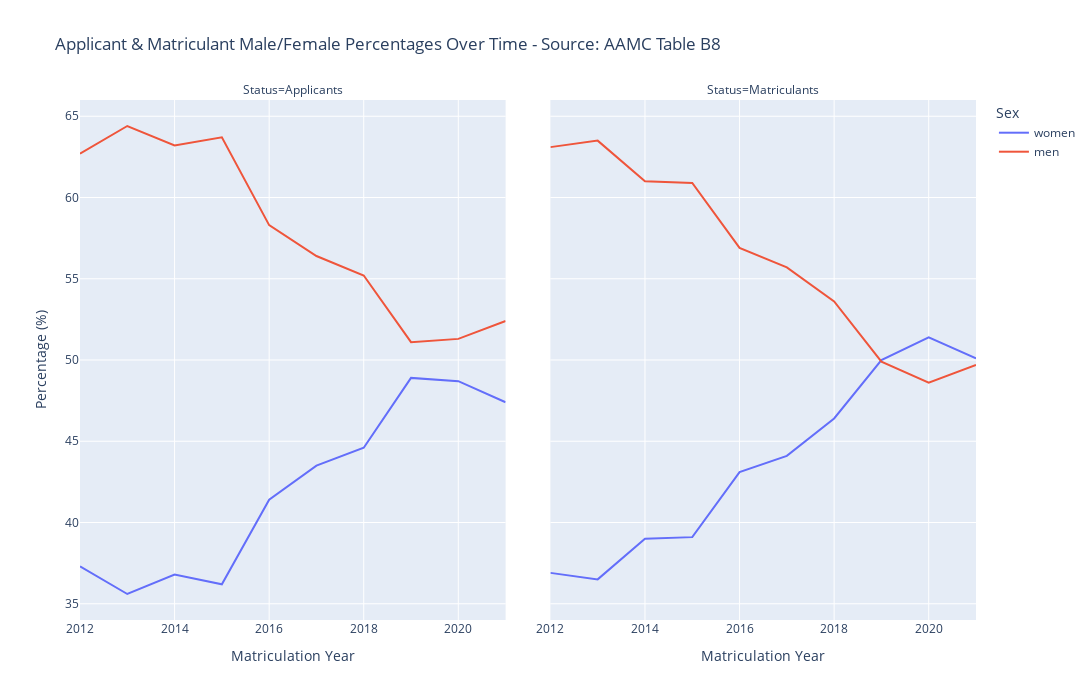

Notebook source saved alongside this figure:
### Code cell
fig = px.line(sexy, x="Matriculation Year", y="Percentage (%)", color="Sex", facet_col="Status", facet_col_spacing=0.05, width=1400, height=700,
              title="Applicant & Matriculant Male/Female Percentages Over Time - Source: AAMC Table B8")
fig.show()
fig.write_image(file="Male Female Percents.png")

### Figure 1 — Plotly figure (JSON) as saved in the notebook; plotly's stock layout.template omitted (floating-point values rounded to 4 significant figures)
{"data": [{"hovertemplate": "Sex=women<br>Status=Applicants<br>Matriculation Year=%{x}<br>Percentage (%)=%{y}<extra></extra>", "legendgroup": "women", "line": {"color": "#636efa", "dash": "solid"}, "mode": "lines", "name": "women", "orientation": "v", "showlegend": true, "type": "scatter", "x": [2012, 2013, 2014, 2015, 2016, 2017, 2018, 2019, 2020, 2021], "xaxis": "x", "y": [37.3, 35.6, 36.8, 36.2, 41.4, 43.5, 44.6, 48.9, 48.7, 47.4], "yaxis": "y"}, {"hovertemplate": "Sex=women<br>Status=Matriculants<br>Matriculation Year=%{x}<br>Percentage (%)=%{y}<extra></extra>", "legendgroup": "women", "line": {"color": "#636efa", "dash": "solid"}, "mode": "lines", "name": "women", "orientation": "v", "showlegend": false, "type": "scatter", "x": [2012, 2013, 2014, 2015, 2016, 2017, 2018, 2019, 2020, 2021], "xaxis": "x2", "y": [36.9, 36.5, 39, 39.1, 43.1, 44.1, 46.4, 50, 51.4, 50.1], "yaxis": "y2"}, {"hovertemplate": "Sex=men<br>Status=Applicants<br>Matriculation Year=%{x}<br>Percentage (%)=%{y}<extra></extra>", "legendgroup": "men", "line": {"color": "#EF553B", "dash": "solid"}, "mode": "lines", "name": "men", "orientation": "v", "showlegend": true, "type": "scatter", "x": [2012, 2013, 2014, 2015, 2016, 2017, 2018, 2019, 2020, 2021], "xaxis": "x", "y": [62.7, 64.4, 63.2, 63.7, 58.3, 56.4, 55.2, 51.1, 51.3, 52.4], "yaxis": "y"}, {"hovertemplate": "Sex=men<br>Status=Matriculants<br>Matriculation Year=%{x}<br>Percentage (%)=%{y}<extra></extra>", "legendgroup": "men", "line": {"color": "#EF553B", "dash": "solid"}, "mode": "lines", "name": "men", "orientation": "v", "showlegend": false, "type": "scatter", "x": [2012, 2013, 2014, 2015, 2016, 2017, 2018, 2019, 2020, 2021], "xaxis": "x2", "y": [63.1, 63.5, 61, 60.9, 56.9, 55.7, 53.6, 49.9, 48.6, 49.7], "yaxis": "y2"}], "layout": {"annotations": [{"font": {}, "showarrow": false, "text": "Status=Applicants", "x": 0.2375, "xanchor": "center", "xref": "paper", "y": 1, "yanchor": "bottom", "yref": "paper"}, {"font": {}, "showarrow": false, "text": "Status=Matriculants", "x": 0.7625, "xanchor": "center", "xref": "paper", "y": 1, "yanchor": "bottom", "yref": "paper"}], "height": 700, "legend": {"title": {"text": "Sex"}, "tracegroupgap": 0}, "title": {"text": "Applicant & Matriculant Male/Female Percentages Over Time - Source: AAMC Table B8"}, "width": 1400, "xaxis": {"anchor": "y", "autorange": true, "domain": [0, 0.475], "range": [2012, 2021], "title": {"text": "Matriculation Year"}, "type": "linear"}, "xaxis2": {"anchor": "y2", "autorange": true, "domain": [0.525, 1], "matches": "x", "range": [2012, 2021], "title": {"text": "Matriculation Year"}, "type": "linear"}, "yaxis": {"anchor": "x", "autorange": true, "domain": [0, 1], "range": [34, 66], "title": {"text": "Percentage (%)"}, "type": "linear"}, "yaxis2": {"anchor": "x2", "autorange": true, "domain": [0, 1], "matches": "y", "range": [34, 66], "showticklabels": false, "type": "linear"}}}
